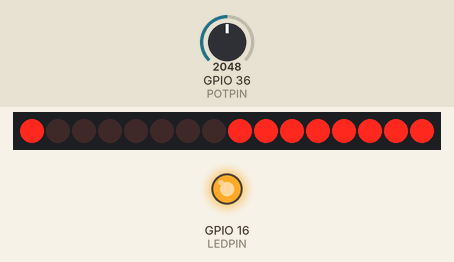
Recording of a sketch running on a simulated ESP32. Parts: 16 shift-register outputs drawn as a row of LEDs (first output left, lit = HIGH), output pins drawn as LEDs (lit = HIGH). Wiring (inferred from the names in the program): 2 × shift register (74HC595): data GPIO 12; shift clock GPIO 13; latch GPIO 14. Wiring (inferred from the signals the program sends): row of LEDs: on Q0, Q1, Q2, Q3, Q4, Q5, Q6, Q7, Q8, Q9, Q10, Q11, Q12, Q13, Q14, Q15. The inputs (shaded band) are chosen by the test bench; at power-on: GPIO 36 (POTPIN) = 2048. Pins used as bus, display or sensor lines are not drawn.

Above: at 1.2 s.
1.3 s: GPIO 36 (POTPIN) set to 491
At 1.7 s:
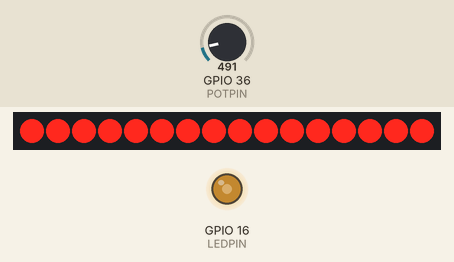
At 2.09 s:
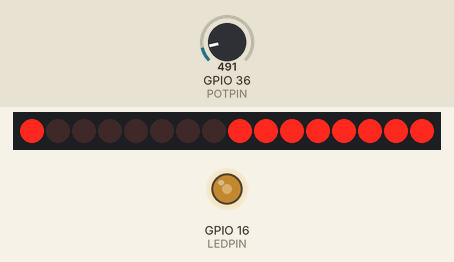
4.3 s: GPIO 36 (POTPIN) set to 0
At 4.7 s:
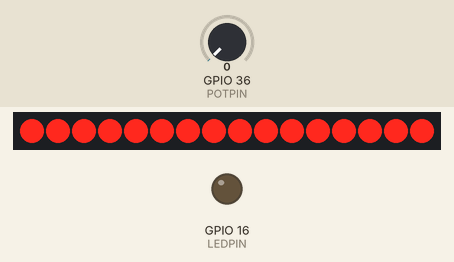
5.8 s: GPIO 36 (POTPIN) set to 1228
At 8.7 s:
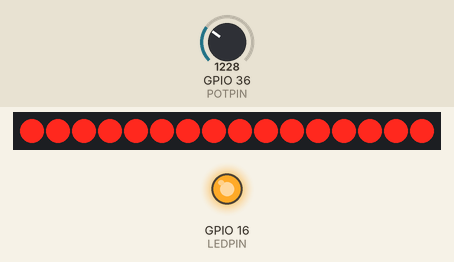
8.8 s: GPIO 36 (POTPIN) set to 1679
11.5 s: GPIO 36 (POTPIN) set to 1784
13.2 s: GPIO 36 (POTPIN) set to 2866
Timing chart, 0 to 16.2 s (numbered marks = the images above; inputs shaded):
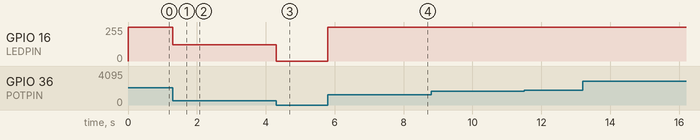

Measured:
- after the input at 1.3 s, GPIO 16 (LEDPIN): 255/255 → 122/255 at once
- after the input at 4.3 s, GPIO 16 (LEDPIN): 122/255 → 0/255 at once
- after the input at 5.8 s, GPIO 16 (LEDPIN): 0/255 → 255/255 at once

The sketch:

Lattice_Screen-9_ChangePictureWithLED.ino.ino
```cpp
const int LEDPIN = 16;
const long FREQ = 5000;
const int LEDCH = 0;
const int RES = 10;
const int DATAPIN = 12;
const int CLOCKPIN = 13;
const int LATCHPIN = 14;
const int POTPIN = A0;
unsigned long long oldTime = 0;

bool flagShow = 0;

byte dataRow, dataCol;

int pic1[8] = {
    // Picture1
    0b10011001,
    0b00000000,
    0b00000000,
    0b00000000,
    0b10000001,
    0b11000011,
    0b11100111,
    0b11111111,
};
int pic2[8] = {
    // Picture2
    0b11111111,
    0b11011011,
    0b11000011,
    0b10000001,
    0b11000011,
    0b11100111,
    0b11111111,
    0b11111111,
};
void setup()
{
    pinMode(DATAPIN, OUTPUT);
    pinMode(CLOCKPIN, OUTPUT);
    pinMode(LATCHPIN, OUTPUT);
    pinMode(POTPIN, INPUT);
    pinMode(LEDPIN, OUTPUT);

    digitalWrite(CLOCKPIN, LOW);
    digitalWrite(LATCHPIN, LOW);

    analogSetWidth(10);

    ledcSetup(LEDCH, FREQ, RES);
    ledcAttachPin(LEDPIN, LEDCH);
}

void loop()
{
    int potVal = analogRead(POTPIN);
    ledcWrite(LEDCH, potVal);
    if (millis() - oldTime >= potVal)
    {
        flagShow = !flagShow;
        oldTime = millis();
    }
    for (int i = 0; i <= 7; i++)
    {
        dataRow = 1 << i;
        if (flagShow)
        {
            dataCol = pic1[i];
        }
        else
        {
            dataCol = pic2[i];
        }
        LCD_Display();
    }
}

void LCD_Display()
{
    shiftOut(DATAPIN, CLOCKPIN, MSBFIRST, dataCol);
    shiftOut(DATAPIN, CLOCKPIN, LSBFIRST, dataRow);
    digitalWrite(LATCHPIN, HIGH);
    digitalWrite(LATCHPIN, LOW);
}
```
